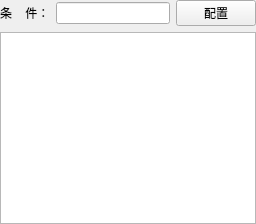
     <widget class="QWidget" name="page2">
      <layout class="QVBoxLayout" name="verticalLayout">
       <property name="leftMargin">
        <number>0</number>
       </property>
       <property name="topMargin">
        <number>0</number>
       </property>
       <property name="rightMargin">
        <number>0</number>
       </property>
       <property name="bottomMargin">
        <number>0</number>
       </property>
       <item>
        <layout class="QGridLayout" name="gridLayout_3">
         <item row="1" column="1">
          <widget class="QLineEdit" name="lineEdit_conditionExpression">
           <property name="readOnly">
            <bool>true</bool>
           </property>
          </widget>
         </item>
         <item row="1" column="4">
          <widget class="QPushButton" name="pushButton_conditionConfig">
           <property name="sizePolicy">
            <sizepolicy hsizetype="Maximum" vsizetype="Fixed">
             <horstretch>0</horstretch>
             <verstretch>0</verstretch>
            </sizepolicy>
           </property>
           <property name="text">
            <string>配置</string>
           </property>
          </widget>
         </item>
         <item row="1" column="0">
          <widget class="QLabel" name="label_6">
           <property name="text">
            <string>条    件：</string>
           </property>
          </widget>
         </item>
        </layout>
       </item>
       <item>
        <widget class="QTreeView" name="treeView_architecture"/>
       </item>
      </layout>
     </widget>
